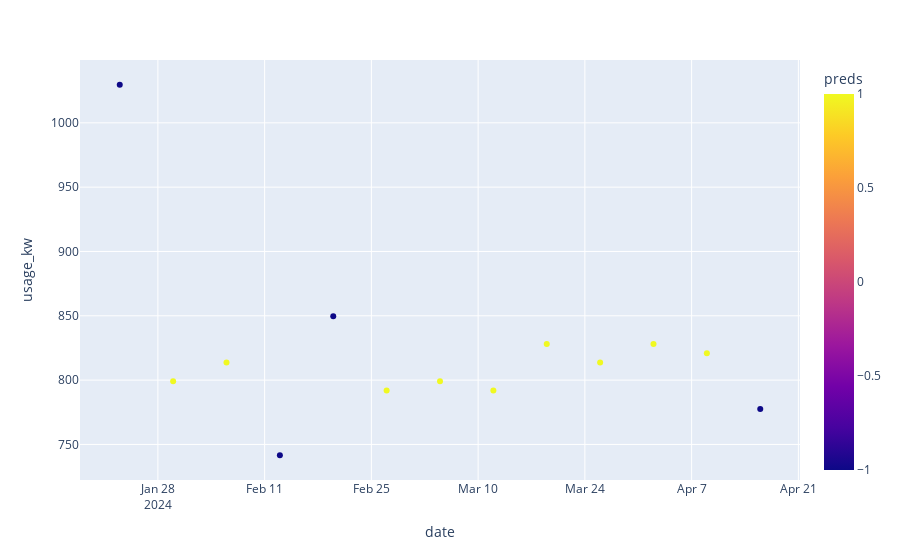

The cell this chart's notebook holds for it:
### Code cell
fig = px.scatter(dw_mnt_hr_df, x="date", y="usage_kw", color="preds")
fig.show()

### Figure 1 — Plotly figure (JSON) as saved in the notebook; plotly's stock layout.template omitted (floating-point values rounded to 4 significant figures)
{"data": [{"hovertemplate": "date=%{x}<br>usage_kw=%{y}<br>preds=%{marker.color}<extra></extra>", "legendgroup": "", "marker": {"color": [-1, 1, 1, -1, -1, 1, 1, 1, 1, 1, 1, 1, -1], "coloraxis": "coloraxis", "symbol": "circle"}, "mode": "markers", "name": "", "orientation": "v", "showlegend": false, "type": "scatter", "x": ["2024-01-23", "2024-01-30", "2024-02-06", "2024-02-13", "2024-02-20", "2024-02-27", "2024-03-05", "2024-03-12", "2024-03-19", "2024-03-26", "2024-04-02", "2024-04-09", "2024-04-16"], "xaxis": "x", "y": [1030.0, 799.2, 813.6, 741.6, 849.6, 792, 799.2, 792, 828, 813.6, 828, 820.8, 777.6], "yaxis": "y"}], "layout": {"coloraxis": {"colorbar": {"title": {"text": "preds"}}, "colorscale": [[0, "#0d0887"], [0.1111, "#46039f"], [0.2222, "#7201a8"], [0.3333, "#9c179e"], [0.4444, "#bd3786"], [0.5556, "#d8576b"], [0.6667, "#ed7953"], [0.7778, "#fb9f3a"], [0.8889, "#fdca26"], [1, "#f0f921"]]}, "legend": {"tracegroupgap": 0}, "margin": {"t": 60}, "xaxis": {"anchor": "y", "domain": [0, 1], "title": {"text": "date"}}, "yaxis": {"anchor": "x", "domain": [0, 1], "title": {"text": "usage_kw"}}}}
